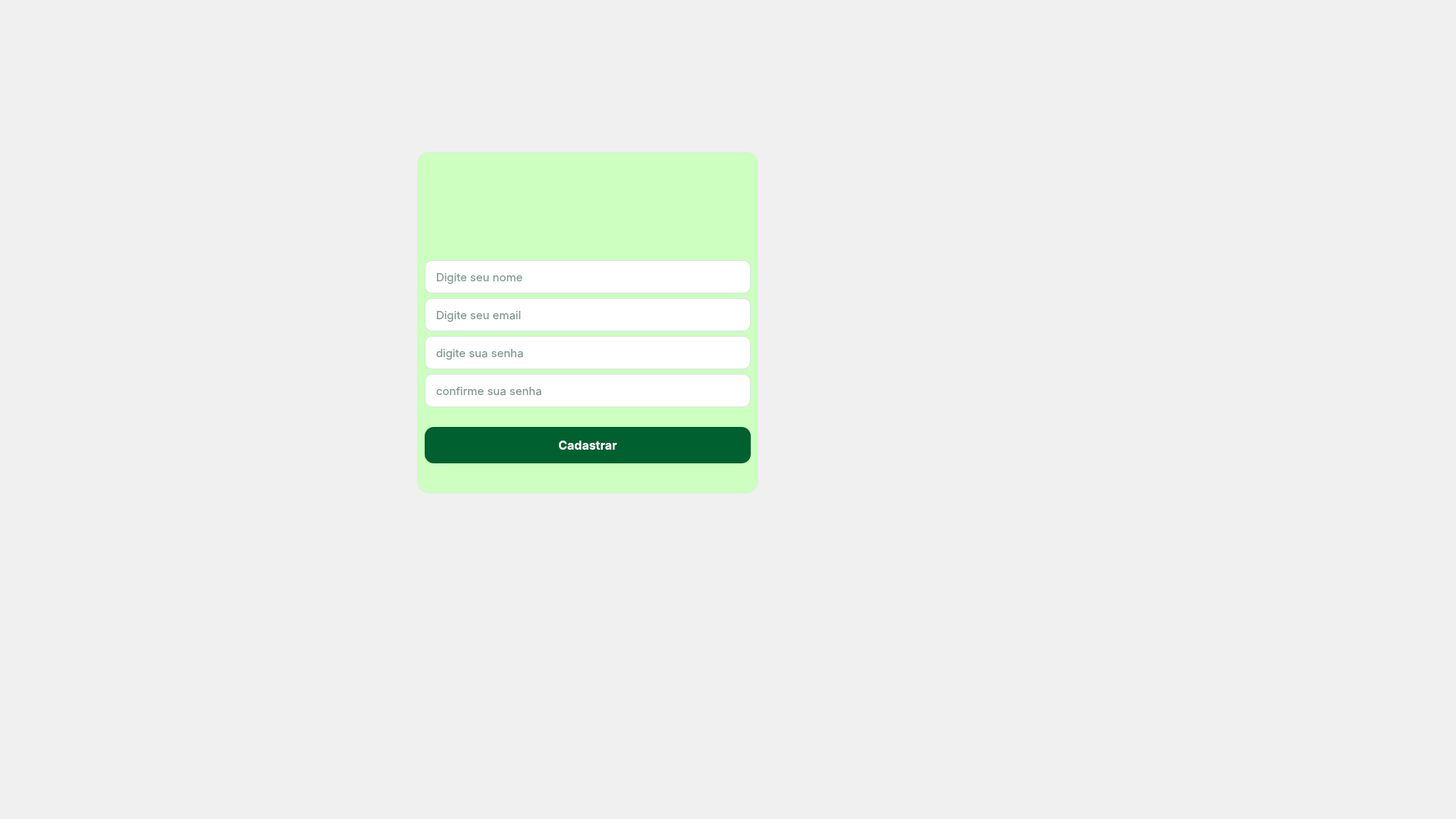
<?xml version="1.0" encoding="UTF-8"?>
<ui version="4.0">
 <class>LoginWindow</class>
 <widget class="QMainWindow" name="LoginWindow">
  <property name="geometry">
   <rect>
    <x>0</x>
    <y>0</y>
    <width>1920</width>
    <height>1080</height>
   </rect>
  </property>
  <property name="minimumSize">
   <size>
    <width>1024</width>
    <height>600</height>
   </size>
  </property>
  <property name="windowTitle">
   <string>NeoBeneSys - Login</string>
  </property>
  <property name="styleSheet">
   <string notr="true">
QMainWindow {
    background-color: #F0F0F0;
}
   </string>
  </property>
  <widget class="QWidget" name="centralwidget">
   <layout class="QVBoxLayout" name="verticalLayout_main">
    <property name="spacing">
     <number>0</number>
    </property>
    <property name="leftMargin">
     <number>0</number>
    </property>
    <property name="topMargin">
     <number>0</number>
    </property>
    <property name="rightMargin">
     <number>0</number>
    </property>
    <property name="bottomMargin">
     <number>0</number>
    </property>
    <item>
     <widget class="QFrame" name="frame_login_container">
      <property name="frameShape">
       <enum>QFrame::Shape::NoFrame</enum>
      </property>
      <property name="frameShadow">
       <enum>QFrame::Shadow::Raised</enum>
      </property>
      <widget class="QFrame" name="frame_login_card">
       <property name="geometry">
        <rect>
         <x>550</x>
         <y>200</y>
         <width>450</width>
         <height>451</height>
        </rect>
       </property>
       <property name="minimumSize">
        <size>
         <width>450</width>
         <height>0</height>
        </size>
       </property>
       <property name="maximumSize">
        <size>
         <width>500</width>
         <height>16777215</height>
        </size>
       </property>
       <property name="styleSheet">
        <string notr="true">QFrame#frame_login_card {
	background-color: rgb(204, 255, 192);
    border: 1px solid #E3ECE6;
    border-radius: 16px;
}
          </string>
       </property>
       <property name="frameShape">
        <enum>QFrame::Shape::StyledPanel</enum>
       </property>
       <property name="frameShadow">
        <enum>QFrame::Shadow::Raised</enum>
       </property>
       <layout class="QVBoxLayout" name="verticalLayout_3">
        <item>
         <spacer name="verticalSpacer_top">
          <property name="orientation">
           <enum>Qt::Orientation::Vertical</enum>
          </property>
          <property name="sizeType">
           <enum>QSizePolicy::Policy::Fixed</enum>
          </property>
          <property name="sizeHint" stdset="0">
           <size>
            <width>20</width>
            <height>20</height>
           </size>
          </property>
         </spacer>
        </item>
        <item alignment="Qt::AlignmentFlag::AlignHCenter">
         <widget class="QLabel" name="lbt_logo2">
          <property name="layoutDirection">
           <enum>Qt::LayoutDirection::RightToLeft</enum>
          </property>
          <property name="autoFillBackground">
           <bool>false</bool>
          </property>
          <property name="frameShape">
           <enum>QFrame::Shape::NoFrame</enum>
          </property>
          <property name="frameShadow">
           <enum>QFrame::Shadow::Raised</enum>
          </property>
          <property name="text">
           <string/>
          </property>
          <property name="textFormat">
           <enum>Qt::TextFormat::RichText</enum>
          </property>
          <property name="pixmap">
           <pixmap>Design sem nome.png</pixmap>
          </property>
          <property name="scaledContents">
           <bool>false</bool>
          </property>
         </widget>
        </item>
        <item>
         <widget class="QLineEdit" name="txt_nome">
          <property name="minimumSize">
           <size>
            <width>0</width>
            <height>44</height>
           </size>
          </property>
          <property name="font">
           <font>
            <family>Inter</family>
            <pointsize>11</pointsize>
           </font>
          </property>
          <property name="styleSheet">
           <string notr="true">QLineEdit {
    background-color: #FFFFFF;
    border: 1px solid #D8E4DE;
    border-radius: 10px;
    padding: 8px 12px;
    color: #003020;
}

QLineEdit:focus {
    border: 1px solid #30C060;
    box-shadow: 0 0 0 3px rgba(48,192,96,.15);
}
             </string>
          </property>
          <property name="placeholderText">
           <string>Digite seu nome</string>
          </property>
         </widget>
        </item>
        <item>
         <widget class="QLineEdit" name="txt_email">
          <property name="minimumSize">
           <size>
            <width>0</width>
            <height>44</height>
           </size>
          </property>
          <property name="font">
           <font>
            <family>Inter</family>
            <pointsize>11</pointsize>
           </font>
          </property>
          <property name="styleSheet">
           <string notr="true">QLineEdit {
    background-color: #FFFFFF;
    border: 1px solid #D8E4DE;
    border-radius: 10px;
    padding: 8px 12px;
    color: #003020;
}

QLineEdit:focus {
    border: 1px solid #30C060;
    box-shadow: 0 0 0 3px rgba(48,192,96,.15);
}
             </string>
          </property>
          <property name="placeholderText">
           <string>Digite seu email</string>
          </property>
         </widget>
        </item>
        <item>
         <widget class="QLineEdit" name="txt_senha1">
          <property name="minimumSize">
           <size>
            <width>0</width>
            <height>44</height>
           </size>
          </property>
          <property name="font">
           <font>
            <family>Inter</family>
            <pointsize>11</pointsize>
           </font>
          </property>
          <property name="styleSheet">
           <string notr="true">QLineEdit {
    background-color: #FFFFFF;
    border: 1px solid #D8E4DE;
    border-radius: 10px;
    padding: 8px 12px;
    color: #003020;
}

QLineEdit:focus {
    border: 1px solid #30C060;
    box-shadow: 0 0 0 3px rgba(48,192,96,.15);
}
             </string>
          </property>
          <property name="echoMode">
           <enum>QLineEdit::EchoMode::Password</enum>
          </property>
          <property name="placeholderText">
           <string>digite sua senha</string>
          </property>
         </widget>
        </item>
        <item>
         <widget class="QLineEdit" name="txt_senha2">
          <property name="minimumSize">
           <size>
            <width>0</width>
            <height>44</height>
           </size>
          </property>
          <property name="font">
           <font>
            <family>Inter</family>
            <pointsize>11</pointsize>
           </font>
          </property>
          <property name="styleSheet">
           <string notr="true">QLineEdit {
    background-color: #FFFFFF;
    border: 1px solid #D8E4DE;
    border-radius: 10px;
    padding: 8px 12px;
    color: #003020;
}

QLineEdit:focus {
    border: 1px solid #30C060;
    box-shadow: 0 0 0 3px rgba(48,192,96,.15);
}
             </string>
          </property>
          <property name="echoMode">
           <enum>QLineEdit::EchoMode::Password</enum>
          </property>
          <property name="placeholderText">
           <string>confirme sua senha</string>
          </property>
         </widget>
        </item>
        <item>
         <spacer name="verticalSpacer_before_buttons">
          <property name="orientation">
           <enum>Qt::Orientation::Vertical</enum>
          </property>
          <property name="sizeType">
           <enum>QSizePolicy::Policy::Fixed</enum>
          </property>
          <property name="sizeHint" stdset="0">
           <size>
            <width>20</width>
            <height>20</height>
           </size>
          </property>
         </spacer>
        </item>
        <item>
         <widget class="QPushButton" name="btn_cadastrar">
          <property name="minimumSize">
           <size>
            <width>0</width>
            <height>48</height>
           </size>
          </property>
          <property name="font">
           <font>
            <family>Inter</family>
            <pointsize>12</pointsize>
            <bold>true</bold>
           </font>
          </property>
          <property name="cursor">
           <cursorShape>PointingHandCursor</cursorShape>
          </property>
          <property name="styleSheet">
           <string notr="true">QPushButton {
    background-color: #006030;
    color: #FFFFFF;
    border: none;
    border-radius: 12px;
    padding: 10px 20px;
}

QPushButton:hover {
    background-color: #30C060;
}

QPushButton:pressed {
    background-color: #005028;
}
             </string>
          </property>
          <property name="text">
           <string>Cadastrar</string>
          </property>
         </widget>
        </item>
        <item>
         <spacer name="verticalSpacer_after_subtitle">
          <property name="orientation">
           <enum>Qt::Orientation::Vertical</enum>
          </property>
          <property name="sizeType">
           <enum>QSizePolicy::Policy::Fixed</enum>
          </property>
          <property name="sizeHint" stdset="0">
           <size>
            <width>20</width>
            <height>30</height>
           </size>
          </property>
         </spacer>
        </item>
       </layout>
      </widget>
      <widget class="QLabel" name="label">
       <property name="geometry">
        <rect>
         <x>0</x>
         <y>0</y>
         <width>1920</width>
         <height>1080</height>
        </rect>
       </property>
       <property name="text">
        <string/>
       </property>
       <property name="pixmap">
        <pixmap>Design sem nome (1).png</pixmap>
       </property>
      </widget>
      <zorder>label</zorder>
      <zorder>frame_login_card</zorder>
     </widget>
    </item>
   </layout>
  </widget>
 </widget>
 <resources/>
 <connections/>
</ui>
